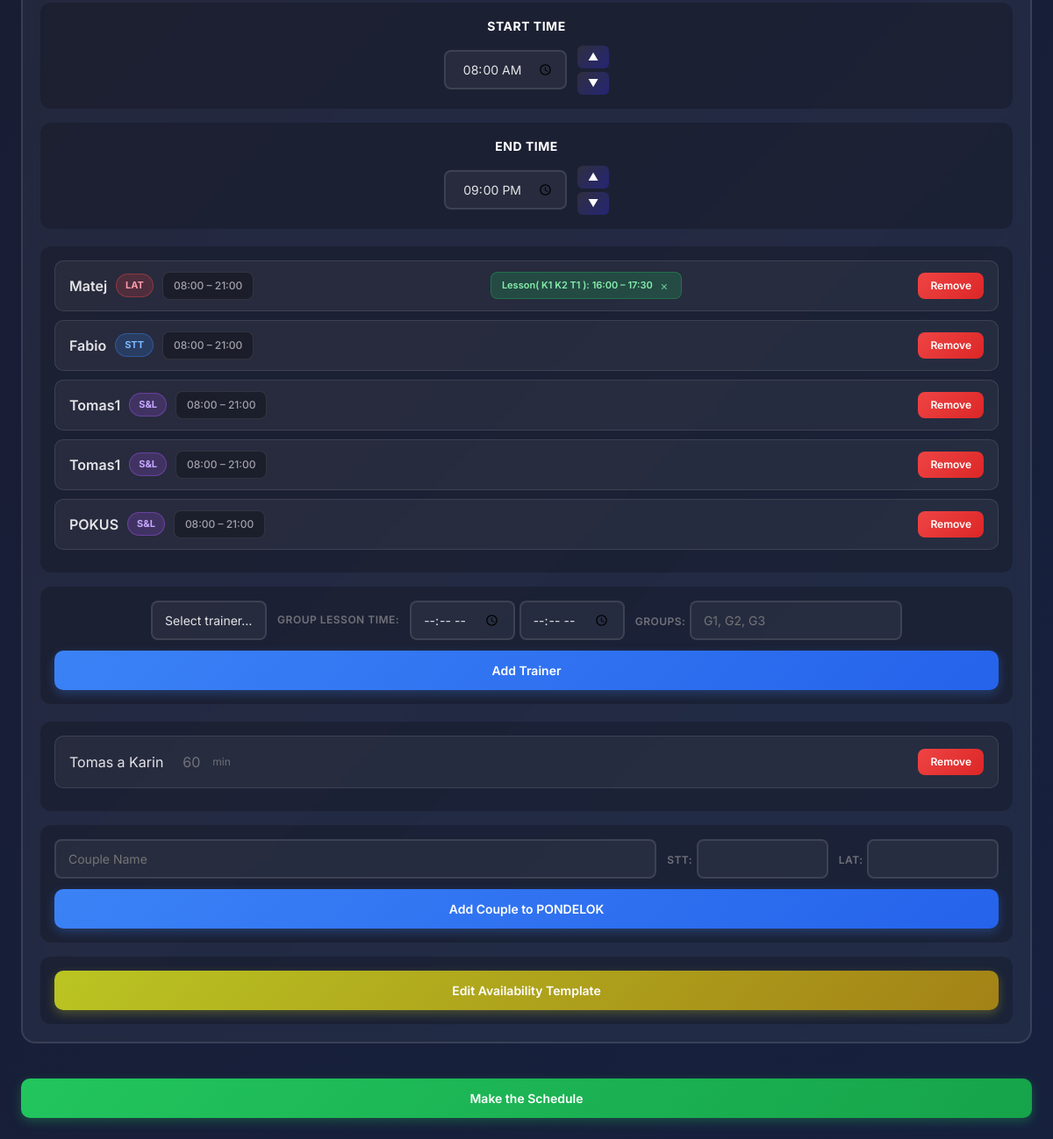
Page /club/18/ (signed in, lower part) on the earlier database version.
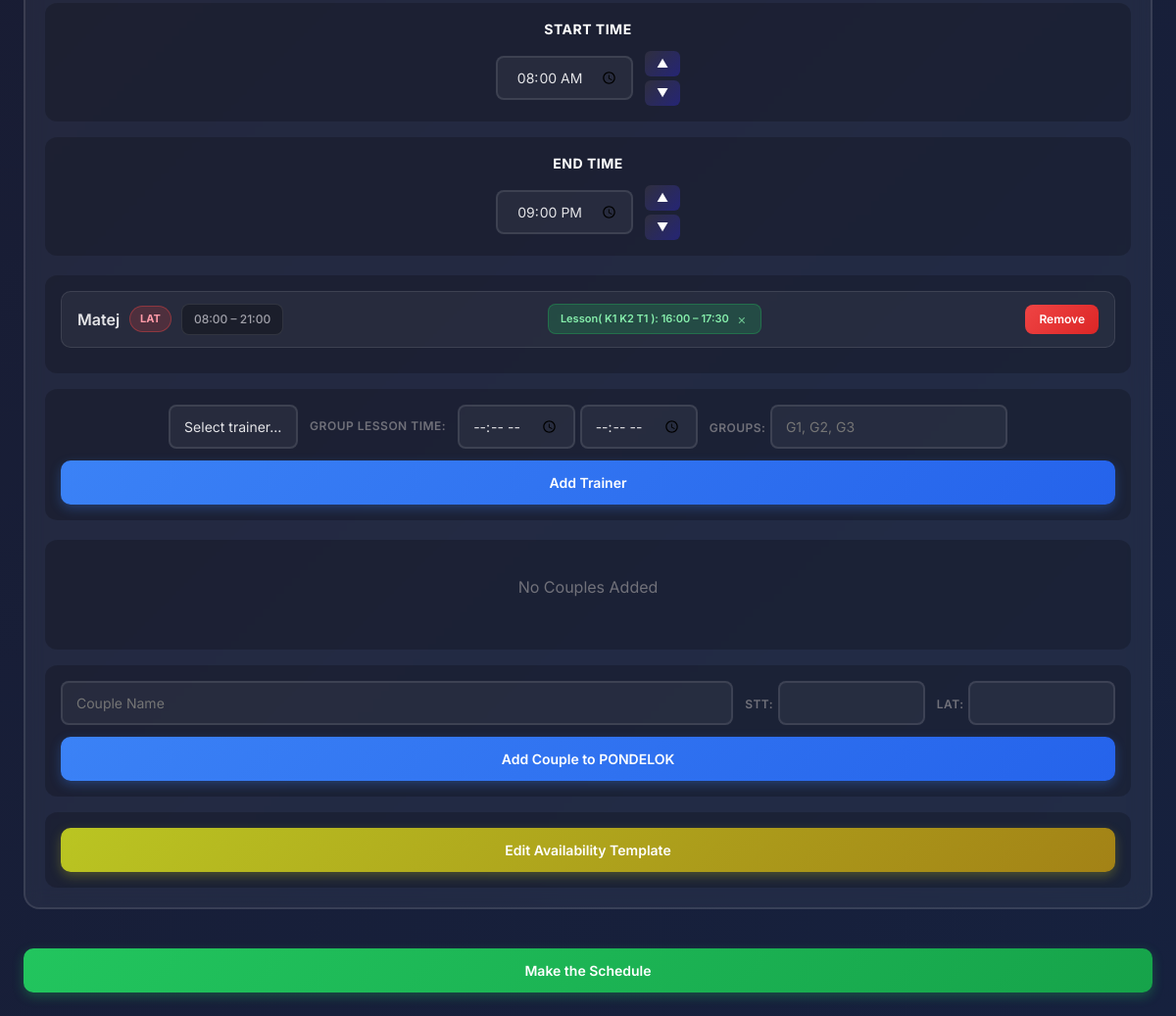
Same page on the later database version.
### main/models.py (models this page shows, shortened)
class Day(models.Model):
    club = models.ForeignKey(Club, on_delete=models.CASCADE, related_name="day", blank=True, null=True)
    user = models.ForeignKey(User, on_delete=models.CASCADE, related_name='day')
    name = models.CharField(max_length=200)
    couples = models.ManyToManyField('Couple', related_name='days', blank=True)
    start_time = models.TimeField(default=time(8,0))
    end_time = models.TimeField(default=time(21,0))
    trainers = models.ManyToManyField('Trainer', related_name='day', blank=True)

class Trainer(models.Model):
    club = models.ForeignKey(Club, on_delete=models.CASCADE, related_name='trainer', null=True, blank=True)
    user = models.ForeignKey(User, on_delete=models.CASCADE, related_name='trainer', null=True, blank=True)
    uid = models.IntegerField(default=0)
    name = models.CharField(max_length = 200)
    group_lesson = models.ManyToManyField('GroupLesson', related_name='trainer', blank=True)
    start_time = models.TimeField()
    end_time = models.TimeField()
    focus = models.CharField(max_length=10, default="S&L")

class TrainerDayAvailability(models.Model):
    club = models.ForeignKey(Club, on_delete=models.CASCADE, related_name='trainer_availabilities', blank=True, null=True)
    user = models.ForeignKey(User, on_delete=models.CASCADE, related_name='trainer_availabilities')
    day = models.ForeignKey('Day', on_delete=models.CASCADE, related_name='trainer_availabilities')
    trainer = models.ForeignKey('Trainer', on_delete=models.CASCADE, related_name='day_availabilities')
    start_time = models.TimeField()
    end_time = models.TimeField()
    class Meta:
        unique_together = ('day', 'trainer')

class GroupLesson(models.Model):
    club = models.ForeignKey(Club, on_delete=models.CASCADE, related_name='group_lessons', blank=True, null=True)
    user = models.ForeignKey(User, on_delete=models.CASCADE, related_name='group_lessons')
    day = models.ForeignKey('Day', on_delete=models.CASCADE, related_name='group_lessons', null=True, blank=True)
    groups = models.ManyToManyField('Group', related_name='group_lessons', blank=True)
    time_interval_start = models.TimeField(default=time(0, 0))
    time_interval_end = models.TimeField(default=time(0, 0))

class Group(models.Model):
    club = models.ForeignKey(Club, on_delete=models.CASCADE, related_name='groups', null=True, blank=True)
    user = models.ForeignKey(User, on_delete=models.CASCADE, related_name='owned_groups')
    name = models.CharField(max_length=200)
    index = models.IntegerField(default=0)  # For sorting groups
    couples = []

class Couple(models.Model):
    user = models.ForeignKey(User, on_delete=models.CASCADE, related_name='couple')
    name = models.CharField(max_length=200)
    min_duration = models.IntegerField(default=60)
    group = models.ForeignKey('Group', on_delete=models.CASCADE, related_name='couples', null=True, blank=True)
    dance_class_lat = models.CharField(max_length=100,)
    dance_class_stt = models.CharField(max_length=100,)

### main/views.py (the view)
# urls.py: path('', views.couples_groups, name='home'),
@login_required
def couples_groups(request, club_id):
    trainers = request.user.trainer.all() # get all trainers from database
    groups = request.user.owned_groups.all()
    days = request.user.day.all()
    club = get_object_or_404(Club, id=club_id, club_owner=request.user)
    return render(request, 'calendar_view.html', {'groups':groups, 'trainers':trainers, 'days':days, 'club':club})

### main/templates/calendar_view.html (shortened to what the changed rows need)
<!DOCTYPE html>
{% load availability_tags %}
<html lang="en">
<head>
    <link href="https://cdn.jsdelivr.net/npm/bootstrap@5.3.0/dist/css/bootstrap.min.css" rel="stylesheet">
</head>
<body>
    <div class="main-container">
        <div class="right-section">
            <div class="panel">
                {% for day in days %}
                <div class="day-content {% if forloop.first %}active{% endif %}" id="day-{{ day.id }}">
                    <div class="time-window">
                        <div class="time-block">
                            <p class="time-title">Start Time</p>
                            <div class="time-input-wrap">
                                <input type="time"
                                       id="start-{{ day.id }}"
                                       name="start_time"
                                       data-day-id="{{ day.id }}"
                                       data-club-id="{{ club.id }}"
                                       value="{{ day.start_time|time:'H:i' }}"
                                       step="900">
                                <div class="time-buttons">
                                    <button type="button" data-club-id="{{club.id}}" class="btn btn-sm btn-primary time-step" data-target="start-{{ day.id }}" data-delta="15">▲</button>
                                    <button type="button" data-club-id="{{club.id}}" class="btn btn-sm btn-primary time-step" data-target="start-{{ day.id }}" data-delta="-15">▼</button>
                                </div>
                            </div>
                        </div>
                        <div class="time-block">
                            <p class="time-title">End Time</p>
                            <div class="time-input-wrap">
                                <input type="time"
                                       id="end-{{ day.id }}"
                                       data-day-id="{{ day.id }}"
                                       data-club-id="{{ club.id }}"
                                       name="end_time"
                                       value="{{ day.end_time|time:'H:i' }}"
                                       step="900">
                                <div class="time-buttons">
                                    <button type="button" data-club-id="{{club.id}}" class="btn btn-sm btn-primary time-step" data-target="end-{{ day.id }}" data-delta="15">▲</button>
                                    <button type="button" data-club-id="{{club.id}}" class="btn btn-sm btn-primary time-step" data-target="end-{{ day.id }}" data-delta="-15">▼</button>
                                </div>
                            </div>
                        </div>
                    </div>
                    <div class="trainer-list">
                        {% for trainer in day.trainers.all %}
                        <div class="trainer-card">
                            <div class="trainer-meta">
                                <span class="trainer-name editable-trainer"
                                      contenteditable="true"
                                      data-trainer-id="{{ trainer.id }}"
                                      data-club-id="{{club.id}}"
                                      data-original="{{ trainer.name }}"
                                      title="Click to edit; Enter to save">{{ trainer.name }}</span>
                                {% if trainer.focus %}
                                    {% if trainer.focus|upper == "STT" %}
                                        <span class="focus-badge focus-stt editable-trainer-focus"
                                              contenteditable="true"
                                              data-trainer-id="{{ trainer.id }}"
                                              data-club-id="{{club.id}}"
                                              data-original="{{ trainer.focus }}"
                                              title="Click to edit; Enter to save">{{ trainer.focus }}</span>
                                    {% elif trainer.focus|upper == "LAT" %}
                                        <span class="focus-badge focus-lat editable-trainer-focus"
                                              contenteditable="true"
                                              data-trainer-id="{{ trainer.id }}"
                                              data-club-id="{{club.id}}"
                                              data-original="{{ trainer.focus }}"
                                              title="Click to edit; Enter to save">{{ trainer.focus }}</span>
                                    {% else %}
                                        <span class="focus-badge focus-sl editable-trainer-focus"
                                              contenteditable="true"
                                              data-trainer-id="{{ trainer.id }}"
                                              data-club-id="{{club.id}}"
                                              data-original="{{ trainer.focus }}"
                                              title="Click to edit; Enter to save">{{ trainer.focus }}</span>
                                    {% endif %}
                                {% endif %}
                                <span class="time-chip">
                                    <span class="editable-start-time"
                                          contenteditable="true"
                                          data-trainer-id="{{ trainer.id }}"
                                          data-club-id="{{club.id}}"
                                          data-day-id="{{ day.id }}"
                                          data-original="{{ day|trainer_start_for_day:trainer|time:'H:i' }}"
                                          title="Click to edit; Enter to save">{{ day|trainer_start_for_day:trainer|time:'H:i' }}</span>
                                    –
                                    <span class="editable-end-time"
                                          contenteditable="true"
                                          data-trainer-id="{{ trainer.id }}"
                                          data-club-id="{{club.id}}"
                                          data-day-id="{{ day.id }}"
                                          data-original="{{ day|trainer_end_for_day:trainer|time:'H:i' }}"
                                          title="Click to edit; Enter to save">{{ day|trainer_end_for_day:trainer|time:'H:i' }}</span>
                                </span>
                            </div>
                            {% if trainer.group_lesson.all %}
                            <div style="display:flex; flex-wrap:wrap; gap:6px;">
                                {% for lesson in trainer.group_lesson.all %}
                                    {% if lesson.day and lesson.day.id == day.id %}
                                    <form method="POST" action="{% url 'delete_group_lesson' group_lesson_id=lesson.id club_id=club.id%}">
                                        <span class="lesson-chip">
                                            Lesson(
                                                {% for x in lesson.groups.all%}
                                                {{ x.name }}
                                                {% endfor %}
                                            ): {{ lesson.time_interval_start|time:'H:i' }} – {{ lesson.time_interval_end|time:'H:i' }}
                                            <button class="btn-close" type="submit">×</button>
                                        </span>
                                    </form>
                                    {% endif %}
                                {% endfor %}
                            </div>
                            {% endif %}
                            <form method="POST" action="{% url 'delete_trainer_from_day' trainer_id=trainer.id club_id=club.id%}" style="margin: 0;">
                                <button type="submit" class="btn-delete">Remove</button>
                            </form>
                        </div>
                        {% empty %}
                        <p style="color: #71717a; text-align: center; padding: 20px;">No trainers assigned to this day</p>
                        {% endfor %}
                    </div>
                    <form method="POST" action="{% url 'add_trainer_to_day' club.id%}">
                        <div class="assign-row">
                            <div class="assign-fields">
                                <select class="form-select" name="trainer_id" aria-label="Select trainer" style="max-width: fit-content;">
                                    <option value="" selected disabled>Select trainer…</option>
                                </select>
                                    <span class="small-label">Group Lesson Time:</span>
                                    <div>
                                        <input type="time" name="start_time" placeholder="--:--" step="900"/>
                                        <input type="time" name="end_time" placeholder="--:--" step="900"/>
                                    </div>
                                <div>
                                    <span class="small-label">Groups:</span>
                                    <input type="text" name="groups" placeholder="G1, G2, G3"/>
                                </div>
                            </div>
                            <button type="submit">Add Trainer</button>
                        </div>
                    </form>
                    {% if day.couples.all %}
                    <div class="couples-list" style="margin-top: 20px;">
                        {% for couple in day.couples.all %}
                        <div class="couple-item">
                            <div>
                                <span class="editable-couple"
                                      contenteditable="true"
                                      data-couple-id="{{ couple.id }}"
                                      data-original="{{ couple.name }}"
                                      title="Click to edit; Enter to save">{{ couple.name }}</span>
                                <span class="editable-time-duration"
                                      contenteditable="true"
                                      data-couple-id="{{ couple.id }}"
                                      data-original="{{ couple.min_duration }}"
                                      title="Click to edit; Enter to save"
                                      style="color: #71717a; margin-left: 10px;">{{ couple.min_duration }}</span>
                                <span style="color: #71717a; margin-left: 2px; font-size: 12px;">min</span>
                            </div>
                            <form method="POST" action="{% url 'remove_couple_from_day' couple_id=couple.id club_id=club.id%}" style="margin: 0;">
                                <button type="submit" class="btn-delete">Remove</button>
                            </form>
                        </div>
                        {% endfor %}
                    </div>
                    {% else %}
                    <div class="couples-list" style="margin-top: 20px;">
                        <p style="color: #71717a; text-align: center; padding: 20px;">No Couples Added</p>
                    </div>
                    {% endif %}
                    <form method="POST" action="{% url 'add_couple' club.id%}" class="add-couple-form add-to-day-form">
                        <div class="assign-row">
                            <div class="assign-fields">
                                <input type="text" name="couple_name" placeholder="Couple Name" required>
                                <div>
                                    <span class="small-label">STT:</span>
                                    <input type="text" name="dance_class_stt" style="max-width: 100px;">
                                </div>
                                <div>
                                    <span class="small-label">LAT:</span>
                                    <input type="text" name="dance_class_lat" style="max-width: 100px;">
                                </div>
                            </div>
                            <button type="submit">Add Couple to {{ day.name }}</button>
                        </div>
                    </form>
                </div>
                {% endfor %}
            </div>
        </div>
    </div>
</body>
</html>

Differences in the rows shown:
removed Trainer: name "Tomas1", focus "S&L", {{ day|trainer_start_for_day:trainer|time:'H:i' }} "08:00", {{ day|trainer_end_for_day:trainer|time:'H:i' }} "21:00"
removed Trainer: name "Tomas1", focus "S&L", {{ day|trainer_start_for_day:trainer|time:'H:i' }} "08:00", {{ day|trainer_end_for_day:trainer|time:'H:i' }} "21:00"
removed Trainer: name "POKUS", focus "S&L", {{ day|trainer_start_for_day:trainer|time:'H:i' }} "08:00", {{ day|trainer_end_for_day:trainer|time:'H:i' }} "21:00"
removed Couple: name "Tomas a Karin", min_duration "60"
changed Day "PONDELOK": loses Trainer (name "Fabio", focus "STT", {{ day|trainer_start_for_day:trainer|time:'H:i' }} "08:00", {{ day|trainer_end_for_day:trainer|time:'H:i' }} "21:00"); now shows "No Couples Added"
